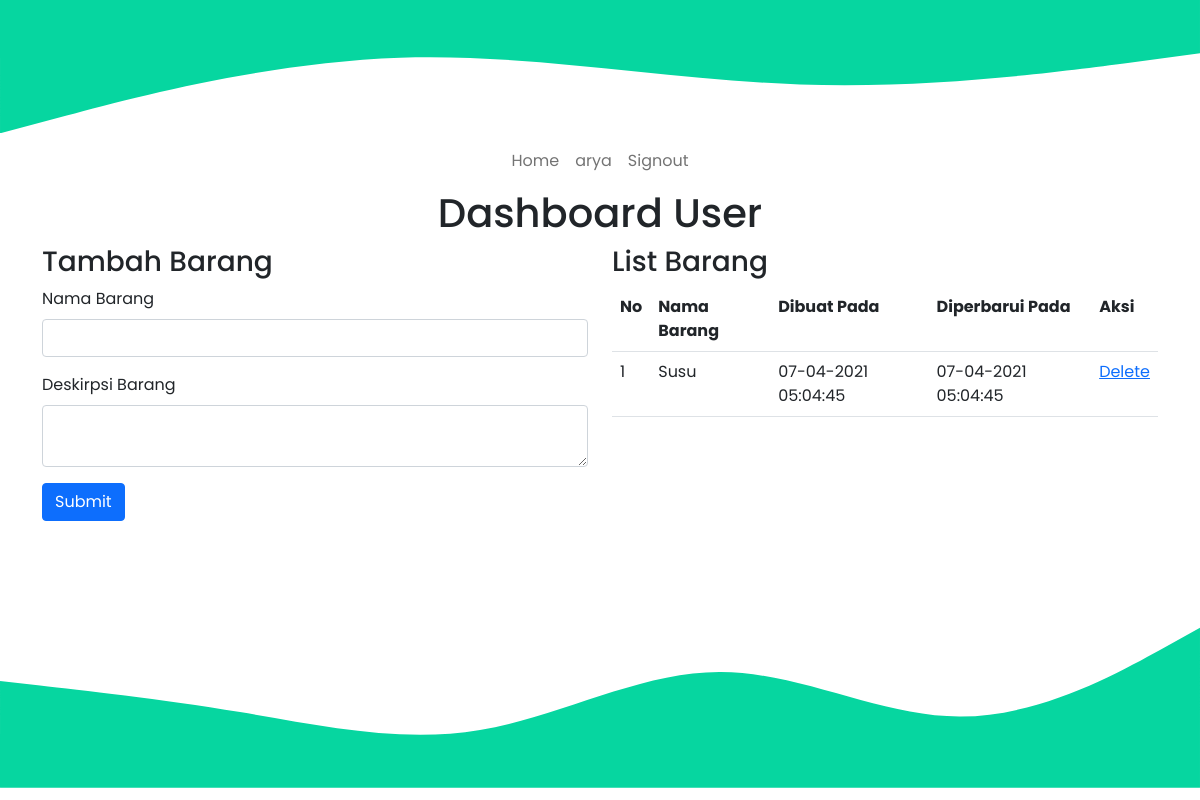
Page /lsp0/dashboard.php (signed in) on the committed database.
### tables this page shows
CREATE TABLE `user` (
  `id` int(11) NOT NULL,
  `username` varchar(100) NOT NULL,
  `nama` varchar(100) NOT NULL,
  `password` varchar(100) NOT NULL,
  `status` enum('Active','Banned') NOT NULL,
  `role` int(11) NOT NULL,
  `created_at` timestamp NOT NULL DEFAULT CURRENT_TIMESTAMP,
  `updated_at` timestamp NOT NULL DEFAULT CURRENT_TIMESTAMP
);

CREATE TABLE `barang` (
  `id` int(11) NOT NULL,
  `nama` varchar(100) NOT NULL,
  `deskripsi` varchar(100) NOT NULL,
  `cover` varchar(100) DEFAULT NULL,
  `user_id` int(11) NOT NULL,
  `created_at` timestamp NOT NULL DEFAULT CURRENT_TIMESTAMP,
  `updated_at` timestamp NOT NULL DEFAULT CURRENT_TIMESTAMP
);

### lsp0/template/session.php (called while the page is built, shortened)
<?php
require 'koneksi.php';
if (isset($_SESSION['username'])) {
    $stmt = $conn->prepare('SELECT * FROM user WHERE username=:username');
    $stmt->bindValue(':username', $_SESSION['username']);
    $stmt->execute();
    $user = $stmt->fetch(PDO::FETCH_OBJ);
} else {
    $user = null;
}
?>

### lsp0/dashboard.php (the view, shortened to what this page needs)
<?php include 'template/session.php'?>
<?php if (empty($user) || $user->role == 1){header("Location:index.php");} else {
?>
<?php include 'template/header.php'?>
<?php include 'template/navbar.php'?>
<div class="container">
<div class="row">
    <div class="col d-flex justify-content-center">
        <h1>Dashboard User</h1>
    </div>
</div>
<div class="row">
    <div class="col">
        <h3>Tambah Barang</h3>
        <form action="process/barang/insert.php" method="post">
            <div class="mb-3">
                <label for="nama" class="form-label">Nama Barang</label>
                <input name="nama" type="text" class="form-control" id="nama">
            </div>
            <div class="mb-3">
                <label for="deskripsi" class="form-label">Deskirpsi Barang</label>
                <textarea name="deskripsi" class="form-control" id="deskripsi"></textarea>
            </div>
            <button type="submit" class="btn btn-primary">Submit</button>
        </form>
    </div>
    <div class="col">
        <h3>List Barang</h3>
        <table class="table">
            <tr>
                <th>No</th>
                <th>Nama Barang</th>
                <th>Dibuat Pada</th>
                <th>Diperbarui Pada</th>
                <th>Aksi</th>
            </tr>
            <?php
            $no = 1;
            $stmt = $conn->prepare("SELECT * FROM barang WHERE user_id=$user->id");
            $stmt->execute();
            while($barang = $stmt->fetch(PDO::FETCH_OBJ)) {
            ?>
            <tr>
                <td><?php echo $no ?></td>
                <td><?php echo $barang->nama ?></td>
                <td><?php echo date("d-m-Y h:m:s", strtotime($barang->created_at)) ?></td>
                <td><?php echo date("d-m-Y h:m:s", strtotime($barang->updated_at)) ?></td>
                <td><a href="process/barang/delete.php?status=user&id=<?php echo $barang->id?>">Delete</a></td>
            </tr>
            <?php $no++; } ?>
        </table>
    </div>
</div>
</div>
<?php include 'template/footer.php'?>
<?php } ?>

### lsp0/template/navbar.php
<nav class="navbar navbar-expand-lg navbar-light">
    <div class="container-fluid">
        <div class="collapse navbar-collapse" id="navbarNavAltMarkup">
            <div class="navbar-nav ms-auto me-auto">
                <a class="nav-link" aria-current="page" href="index.php"><i class="uil uil-home"></i> Home</a>
                <?php if ($user) { ?>
                    <a class="nav-link" href="
                        <?php if ($user->role == 1) {
                            echo 'admin.php';
                        } else {
                            echo 'dashboard.php';
                        }
                        ?>"
                    >
                    <i class="uil uil-user"></i> <?php echo $user->nama ?>
                    </a>
                    <a class="nav-link" href="process/signout.php"><i class="uil uil-signout"></i> Signout</a>
                <?php } else { ?>
                    <a class="nav-link" href="login.php"><i class="uil uil-sign-in-alt"></i> Login</a>
                    <a class="nav-link" href="register.php"><i class="uil uil-signin"></i> Register</a>
                <?php } ?>
            </div>
        </div>
    </div>
</nav>

### lsp0/assets/css/home.css (style rules this page uses)
html, body { font-family: 'Poppins', sans-serif; }

### rows in the picture
user: nama "arya"
barang: nama "Susu", created_at "07-04-2021 05:04:45", updated_at "07-04-2021 05:04:45"
